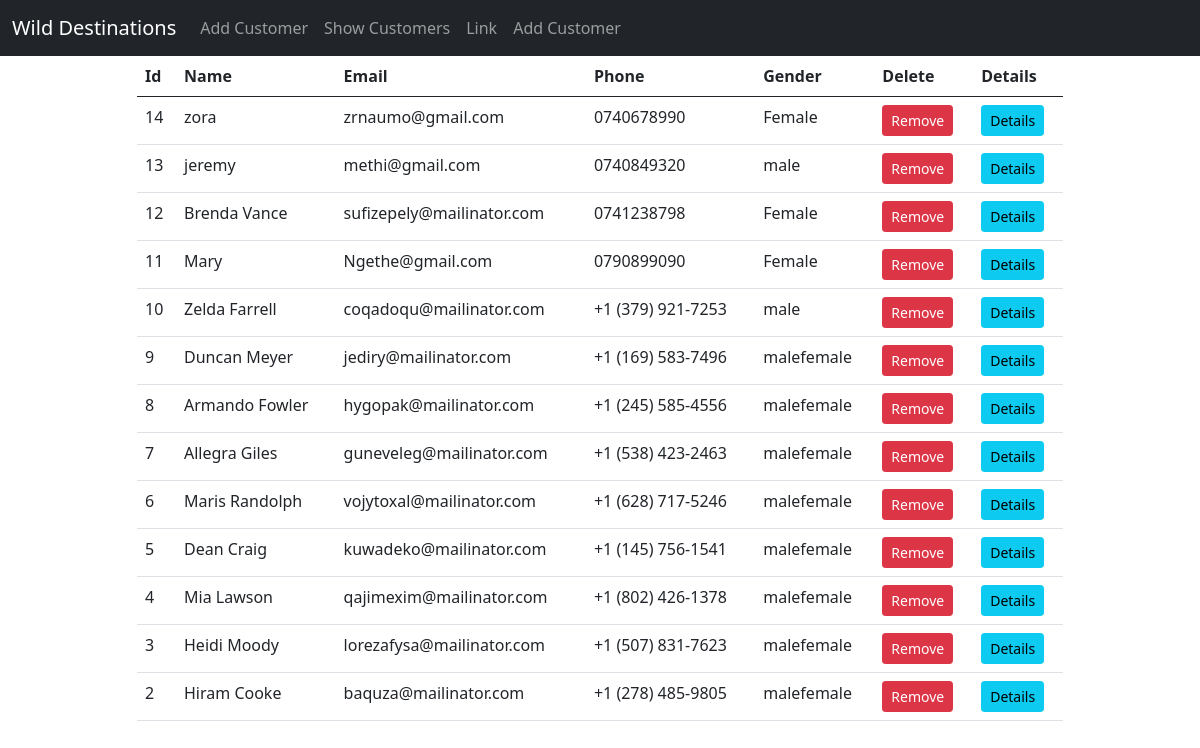
The page /show on the database its author committed.
### my_app/models.py (models this page shows)
class Customer(models.Model):
    id=models.AutoField(primary_key=True)
    name=models.CharField(max_length=100)
    email=models.EmailField(max_length=100,unique=True)
    phone=models.CharField(max_length=15)
    password=models.CharField(max_length=100)
    weight=models.IntegerField(default=0)
    height=models.IntegerField(default=0)
    gender=models.CharField(max_length=100,default='male''female')
    dob=models.DateField(null=True, blank=True)
    class Meta:
        db_table ='customer'

### my_app/views.py (the view)
# urls.py: path('show',views.show,name='show-page'),
def show(request):
    data=Customer.objects.all().order_by('-id') # select * from customers
    return render(request, 'show.html' ,{'data':data})

### templates/show.html
{% extends 'master.html' %}
{% block content %}
    <div class="container">
        <div class="row justify-content-center">
            <div class="col-sm-10">
                <table class="table " id="Customers">
                    <thead>
                    <tr>
                        <th>Id</th>
                        <th>Name</th>
                        <th>Email</th>
                        <th>Phone</th>
                        <th>Gender</th>
                        <th>Delete</th>
                        <th>Details</th>
                    </tr>
                    </thead>
                    <tbody>
                    {% for customer in  data %}
                        <tr>
                            <td>{{ customer.id }}</td>
                            <td> {{ customer.name }}</td>
                            <td> {{ customer.email }}</td>
                            <td> {{ customer.phone }}</td>
                            <td>{{ customer.gender }}</td>
                            <td>
                                <a class="btn btn-sm btn-danger" href="/delete/{{ customer.id }}">Remove</a>
                            </td>
                            <td>
                                <a class="btn btn-sm btn-info" href="/details/{{ customer.id }}">Details</a>
                            </td>
                        </tr>
                    {% endfor %}
                    </tbody>
                </table>
            </div>
        </div>
    </div>
{% endblock %}

### rows shown on the page
Customer: id "14", name "zora", email "zrnaumo@gmail.com", phone "0740678990", gender "Female"
Customer: id "13", name "jeremy", email "methi@gmail.com", phone "0740849320", gender "male"
Customer: id "12", name "Brenda Vance", email "sufizepely@mailinator.com", phone "0741238798", gender "Female"
Customer: id "11", name "Mary", email "Ngethe@gmail.com", phone "0790899090", gender "Female"
Customer: id "10", name "Zelda Farrell", email "coqadoqu@mailinator.com", phone "+1 (379) 921-7253", gender "male"
Customer: id "9", name "Duncan Meyer", email "jediry@mailinator.com", phone "+1 (169) 583-7496", gender "malefemale"
Customer: id "8", name "Armando Fowler", email "hygopak@mailinator.com", phone "+1 (245) 585-4556", gender "malefemale"
Customer: id "7", name "Allegra Giles", email "guneveleg@mailinator.com", phone "+1 (538) 423-2463", gender "malefemale"
Customer: id "6", name "Maris Randolph", email "vojytoxal@mailinator.com", phone "+1 (628) 717-5246", gender "malefemale"
Customer: id "5", name "Dean Craig", email "kuwadeko@mailinator.com", phone "+1 (145) 756-1541", gender "malefemale"
Customer: id "4", name "Mia Lawson", email "qajimexim@mailinator.com", phone "+1 (802) 426-1378", gender "malefemale"
Customer: id "3", name "Heidi Moody", email "lorezafysa@mailinator.com", phone "+1 (507) 831-7623", gender "malefemale"
Customer: id "2", name "Hiram Cooke", email "baquza@mailinator.com", phone "+1 (278) 485-9805", gender "malefemale"
